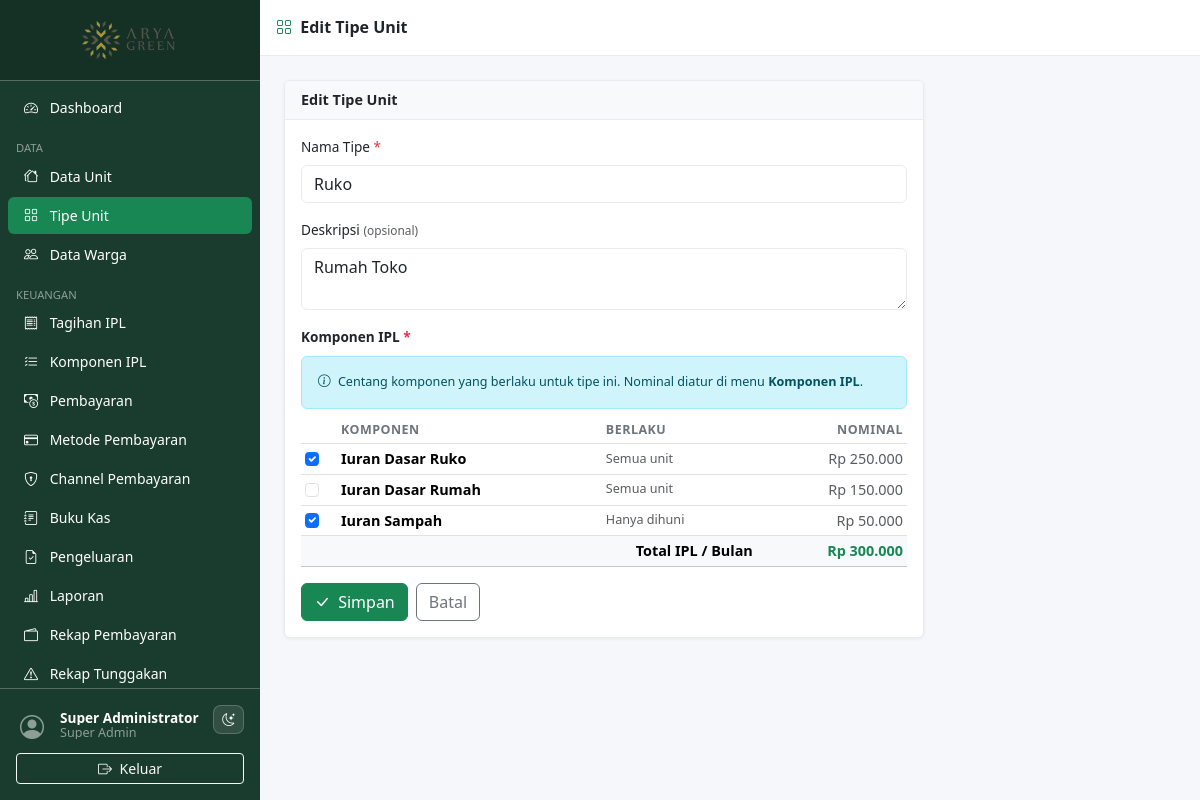
/pages/unit_types/form.php?id=1 (signed in), run on the app's committed database.
### tables this page shows
CREATE TABLE `unit_types` (
  `id`          INT UNSIGNED AUTO_INCREMENT PRIMARY KEY,
  `name`        VARCHAR(100) NOT NULL,
  `description` TEXT DEFAULT NULL,
  `ipl_amount`  DECIMAL(12,2) NOT NULL DEFAULT 0,
  `created_at`  TIMESTAMP DEFAULT CURRENT_TIMESTAMP
);

CREATE TABLE `ipl_components` (
  `id`                 INT UNSIGNED AUTO_INCREMENT PRIMARY KEY,
  `name`               VARCHAR(100) NOT NULL,
  `amount`             DECIMAL(12,2) NOT NULL DEFAULT 0,
  `charge_when_vacant` TINYINT(1) NOT NULL DEFAULT 0,
  `is_active`          TINYINT(1) NOT NULL DEFAULT 1,
  `sort_order`         INT NOT NULL DEFAULT 0,
  `created_at`         TIMESTAMP DEFAULT CURRENT_TIMESTAMP,
  `updated_at`         TIMESTAMP DEFAULT CURRENT_TIMESTAMP ON UPDATE CURRENT_TIMESTAMP
);

### includes/functions.php (called while the page is built, shortened)
<?php
function e(mixed $v): string {
    return htmlspecialchars((string)$v, ENT_QUOTES | ENT_SUBSTITUTE, 'UTF-8');
}
function idr(float $v): string {
    return 'Rp ' . number_format($v, 0, ',', '.');
}

### pages/unit_types/form.php (the view, shortened to what this page needs)
<?php
require_once __DIR__ . '/../../includes/functions.php';
$db      = db();
$id      = (int)($_GET['id'] ?? 0);
$editing = $id > 0;
if ($editing) {
    $stmt = $db->prepare('SELECT * FROM unit_types WHERE id = ?');
    $stmt->bind_param('i', $id);
    $stmt->execute();
    $type = $stmt->get_result()->fetch_assoc();
} else {
    require_permission('units.create');
    $type = [];
}
$components = $db->query('SELECT * FROM ipl_components WHERE is_active=1 ORDER BY sort_order, name')->fetch_all(MYSQLI_ASSOC);
$assigned = [];
if ($editing) {
    $stmt = $db->prepare('SELECT component_id FROM unit_type_components WHERE unit_type_id=?');
    $stmt->bind_param('i', $id);
    $stmt->execute();
    foreach ($stmt->get_result()->fetch_all(MYSQLI_ASSOC) as $r) {
        $assigned[] = (int)$r['component_id'];
    }
}
$page_title = $editing ? 'Edit Tipe Unit' : 'Tambah Tipe Unit';
include __DIR__ . '/../../includes/header.php';
include __DIR__ . '/../../includes/sidebar.php';
?>
<div class="content-wrapper">
  <div class="topbar d-flex align-items-center px-3 gap-2">
    <h6 class="mb-0 fw-semibold"><i class="bi bi-grid me-1 text-success"></i> <?= $page_title ?></h6>
  </div>
  <div class="main-content">
    <div class="card" style="max-width:640px">
      <div class="card-header"><?= $page_title ?></div>
      <div class="card-body">
        <form method="POST">
          <div class="row g-3">
            <div class="col-12">
              <label class="form-label">Nama Tipe <span class="text-danger">*</span></label>
              <input type="text" name="name" class="form-control" required maxlength="100"
                     value="<?= e($type['name'] ?? '') ?>" placeholder="Cth: Tipe 36, Tipe 45, Ruko">
            </div>
            <div class="col-12">
              <label class="form-label">Deskripsi <small class="text-muted">(opsional)</small></label>
              <textarea name="description" class="form-control" rows="2"
                        maxlength="255"><?= e($type['description'] ?? '') ?></textarea>
            </div>
            <div class="col-12">
              <label class="form-label fw-semibold">Komponen IPL <span class="text-danger">*</span></label>
              <div class="alert alert-info small mb-2">
                <i class="bi bi-info-circle me-1"></i> Centang komponen yang berlaku untuk tipe ini. Nominal diatur di menu <strong>Komponen IPL</strong>.
              </div>
              <div class="table-responsive">
                <table class="table table-sm align-middle mb-0" id="compTable">
                  <thead><tr><th style="width:36px"></th><th>Komponen</th><th>Berlaku</th><th class="text-end">Nominal</th></tr></thead>
                  <tbody>
                  <?php foreach ($components as $c): $cid = (int)$c['id']; $on = in_array($cid, $assigned); ?>
                    <tr>
                      <td><input type="checkbox" class="form-check-input comp-check" data-amount="<?= $c['amount'] ?>"
                                 name="comp_on[<?= $cid ?>]" value="1" <?= $on ? 'checked' : '' ?>></td>
                      <td><strong><?= e($c['name']) ?></strong></td>
                      <td class="small text-muted"><?= $c['charge_when_vacant'] ? 'Semua unit' : 'Hanya dihuni' ?></td>
                      <td class="text-end text-muted"><?= idr((float)$c['amount']) ?></td>
                    </tr>
                  <?php endforeach; ?>
                  </tbody>
                  <tfoot>
                    <tr class="table-light">
                      <td colspan="3" class="text-end fw-semibold">Total IPL / Bulan</td>
                      <td class="text-end fw-bold text-success" id="iplTotal">Rp 0</td>
                    </tr>
                  </tfoot>
                </table>
              </div>
            </div>
          </div>
          <div class="mt-3 d-flex gap-2">
            <button type="submit" class="btn btn-success">
              <i class="bi bi-check-lg me-1"></i> Simpan
            </button>
            <a href="index.php" class="btn btn-outline-secondary">Batal</a>
          </div>
        </form>
      </div>
    </div>
  </div>
</div>
<?php include __DIR__ . '/../../includes/footer.php'; ?>

### assets/css/style.css (style rules this page uses)
:root { --sidebar-width: 260px; --sidebar-bg: #1a3c2e; --sidebar-hover: #2d6a4f; --topbar-height: 56px; --page-bg: #f5f7fa; --surface: #ffffff; --surface-muted: #f8f9fa; --border-color: #e9ecef; --text-color: #212529; --muted-color: #6c757d; }
body { background: var(--page-bg); color: var(--text-color); font-size: .9rem; }
.content-wrapper { margin-left: var(--sidebar-width); width: calc(100% - var(--sidebar-width)); min-height: 100vh; display: flex; flex-direction: column; }
.topbar { height: var(--topbar-height); background: var(--surface); border-bottom: 1px solid var(--border-color); color: var(--text-color); position: sticky; top: 0; z-index: 1030; }
.main-content { flex: 1; padding: 1.5rem; }
.card { border: 1px solid var(--border-color); background: var(--surface); box-shadow: 0 1px 4px rgba(0,0,0,.06); }
.card-header { background: var(--surface-muted); border-bottom: 1px solid var(--border-color); font-weight: 600; }
.table th { font-size: .78rem; text-transform: uppercase; letter-spacing: .04em; color: var(--muted-color); font-weight: 600; }
.table td { vertical-align: middle; }
.form-label { font-weight: 500; font-size: .85rem; }
.form-control, .form-select { background: var(--surface); border-color: var(--border-color); color: var(--text-color); }

### data on the page
unit_types: name "Ruko", description "Rumah Toko"
ipl_components: id "☑", name "Iuran Dasar Ruko", charge_when_vacant "Semua unit", amount "Rp 250.000"
ipl_components: name "Iuran Dasar Rumah", charge_when_vacant "Semua unit", amount "Rp 150.000"
ipl_components: id "☑", name "Iuran Sampah", charge_when_vacant "Hanya dihuni", amount "Rp 50.000"

### other printed values
$current_user['name'] "Super Administrator"
str_replace('_',' ', $current_user['role'] ?? '') "Super Admin"
$page_title "Edit Tipe Unit"
